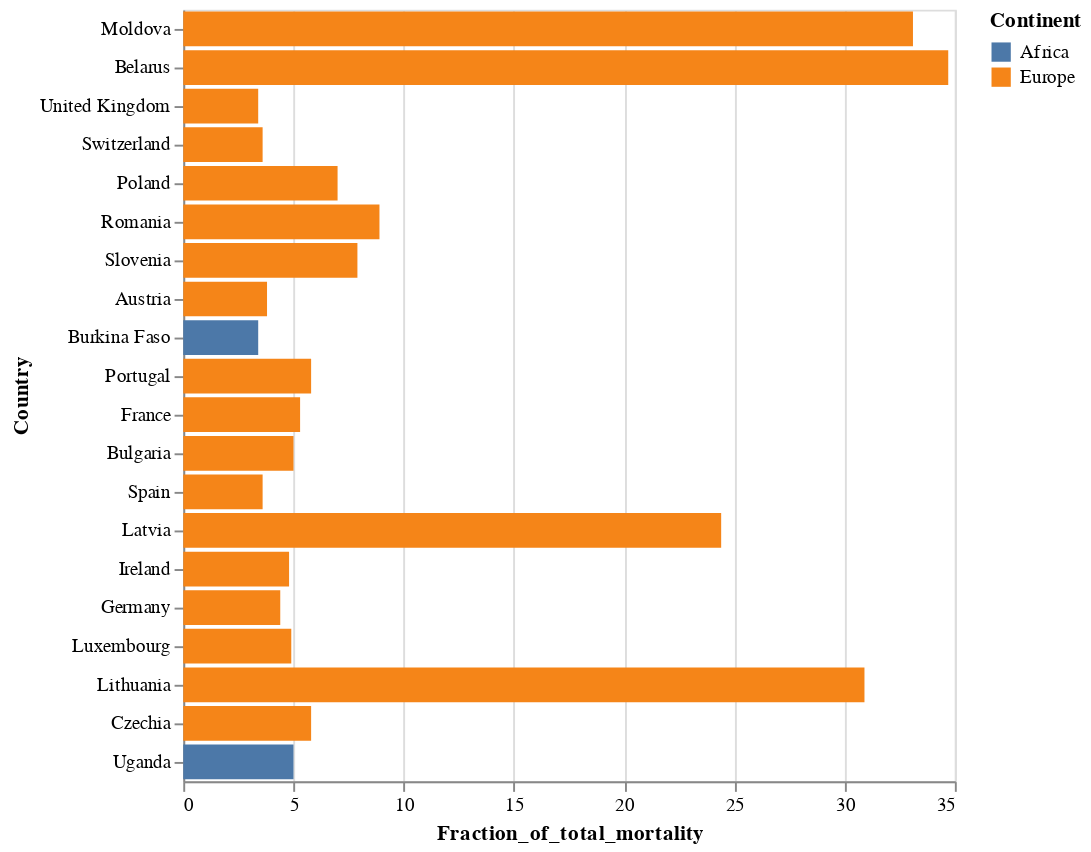

Notebook source saved alongside this figure:
### Code cell
# 2.
# Given code to read in data
alcohol_mortality = pd.read_csv(
    'https://raw.githubusercontent.com/joelostblom/teaching-datasets/main/alcohol-attributable-fraction-of-mortality.csv',
    parse_dates=['Year']
).rename(
    columns={
        'Indicator:Alcohol-attributable fractions, all-cause deaths (%) - Sex:Both sexes': 'Fraction_of_total_mortality',
        'Entity': 'Country'
    }
).merge(
    alcohol[['Country', 'ID', 'Continent', 'Liters_per_capita']],
    on=['Country']
).dropna()

top20_mortality = alcohol_mortality.nlargest(20, "Liters_per_capita")

bars_mortality = alt.Chart(top20_mortality).mark_bar().encode(
    alt.X("Fraction_of_total_mortality:Q"),
    alt.Y('Country:N', sort=alt.EncodingSortField(field='Liters_per_capita')),
    color='Continent:N')
# Show the chart
bars_mortality

### Figure 1 — Vega-Lite specification as saved in the notebook (floating-point values rounded to 4 significant figures)
{"$schema": "https://vega.github.io/schema/vega-lite/v4.17.0.json", "config": {"view": {"continuousHeight": 300, "continuousWidth": 400}}, "data": {"name": "data-4f8c56a582e21d5285742af826c2e763"}, "datasets": {"data-4f8c56a582e21d5285742af826c2e763": [{"Code": "UGA", "Continent": "Africa", "Country": "Uganda", "Fraction_of_total_mortality": 5, "ID": 800, "Liters_per_capita": 15.09, "Year": "2012-01-01T00:00:00"}, {"Code": "CZE", "Continent": "Europe", "Country": "Czechia", "Fraction_of_total_mortality": 5.8, "ID": 203, "Liters_per_capita": 14.45, "Year": "2012-01-01T00:00:00"}, {"Code": "LTU", "Continent": "Europe", "Country": "Lithuania", "Fraction_of_total_mortality": 30.9, "ID": 440, "Liters_per_capita": 13.22, "Year": "2012-01-01T00:00:00"}, {"Code": "LUX", "Continent": "Europe", "Country": "Luxembourg", "Fraction_of_total_mortality": 4.9, "ID": 442, "Liters_per_capita": 12.94, "Year": "2012-01-01T00:00:00"}, {"Code": "DEU", "Continent": "Europe", "Country": "Germany", "Fraction_of_total_mortality": 4.4, "ID": 276, "Liters_per_capita": 12.91, "Year": "2012-01-01T00:00:00"}, {"Code": "IRL", "Continent": "Europe", "Country": "Ireland", "Fraction_of_total_mortality": 4.8, "ID": 372, "Liters_per_capita": 12.88, "Year": "2012-01-01T00:00:00"}, {"Code": "LVA", "Continent": "Europe", "Country": "Latvia", "Fraction_of_total_mortality": 24.4, "ID": 428, "Liters_per_capita": 12.77, "Year": "2012-01-01T00:00:00"}, {"Code": "ESP", "Continent": "Europe", "Country": "Spain", "Fraction_of_total_mortality": 3.6, "ID": 724, "Liters_per_capita": 12.72, "Year": "2012-01-01T00:00:00"}, {"Code": "BGR", "Continent": "Europe", "Country": "Bulgaria", "Fraction_of_total_mortality": 5, "ID": 100, "Liters_per_capita": 12.65, "Year": "2012-01-01T00:00:00"}, {"Code": "FRA", "Continent": "Europe", "Country": "France", "Fraction_of_total_mortality": 5.3, "ID": 250, "Liters_per_capita": 12.33, "Year": "2012-01-01T00:00:00"}, {"Code": "BFA", "Continent": "Africa", "Country": "Burkina Faso", "Fraction_of_total_mortality": 3.4, "ID": 854, "Liters_per_capita": 12.03, "Year": "2012-01-01T00:00:00"}, {"Code": "PRT", "Continent": "Europe", "Country": "Portugal", "Fraction_of_total_mortality": 5.8, "ID": 620, "Liters_per_capita": 12.03, "Year": "2012-01-01T00:00:00"}, {"Code": "AUT", "Continent": "Europe", "Country": "Austria", "Fraction_of_total_mortality": 3.8, "ID": 40, "Liters_per_capita": 11.96, "Year": "2012-01-01T00:00:00"}, {"Code": "SVN", "Continent": "Europe", "Country": "Slovenia", "Fraction_of_total_mortality": 7.9, "ID": 705, "Liters_per_capita": 11.9, "Year": "2012-01-01T00:00:00"}, {"Code": "ROU", "Continent": "Europe", "Country": "Romania", "Fraction_of_total_mortality": 8.9, "ID": 642, "Liters_per_capita": 11.74, "Year": "2012-01-01T00:00:00"}, {"Code": "POL", "Continent": "Europe", "Country": "Poland", "Fraction_of_total_mortality": 7, "ID": 616, "Liters_per_capita": 11.71, "Year": "2012-01-01T00:00:00"}, {"Code": "CHE", "Continent": "Europe", "Country": "Switzerland", "Fraction_of_total_mortality": 3.6, "ID": 756, "Liters_per_capita": 11.53, "Year": "2012-01-01T00:00:00"}, {"Code": "BLR", "Continent": "Europe", "Country": "Belarus", "Fraction_of_total_mortality": 34.7, "ID": 112, "Liters_per_capita": 11.45, "Year": "2012-01-01T00:00:00"}, {"Code": "GBR", "Continent": "Europe", "Country": "United Kingdom", "Fraction_of_total_mortality": 3.4, "ID": 826, "Liters_per_capita": 11.45, "Year": "2012-01-01T00:00:00"}, {"Code": "MDA", "Continent": "Europe", "Country": "Moldova", "Fraction_of_total_mortality": 33.1, "ID": 498, "Liters_per_capita": 11.43, "Year": "2012-01-01T00:00:00"}]}, "encoding": {"color": {"field": "Continent", "type": "nominal"}, "x": {"field": "Fraction_of_total_mortality", "type": "quantitative"}, "y": {"field": "Country", "sort": {"field": "Liters_per_capita"}, "type": "nominal"}}, "mark": "bar"}
